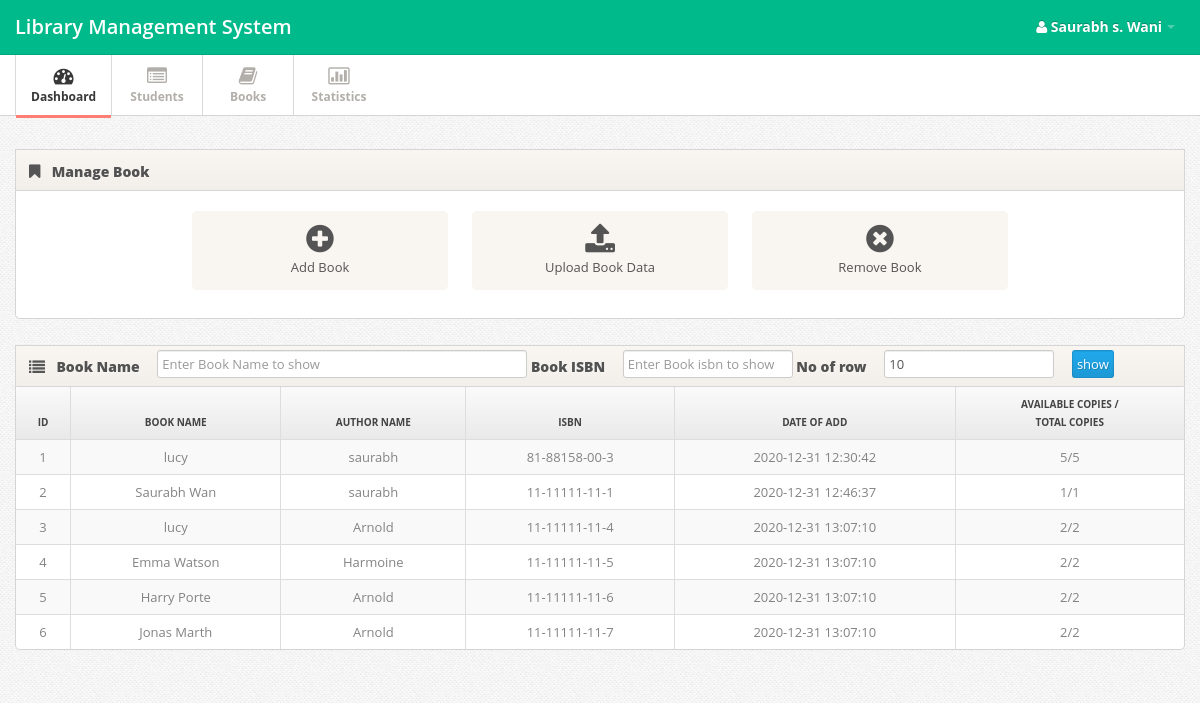
Screenshot of /book.php?page=Dashboard (signed in) with the database file from the repository.
### tables this page shows
CREATE TABLE `book` (
  `id` int(11) NOT NULL,
  `name` varchar(11) NOT NULL,
  `author` varchar(11) NOT NULL,
  `dateadd` datetime NOT NULL DEFAULT current_timestamp(),
  `addedby` varchar(1000) NOT NULL,
  `isbn` longtext NOT NULL
);

### fun.php (called while the page is built, shortened)
<?php
function select($var,$col,$condtn)
{
	$query="SELECT $var FROM $col $condtn";
	$sql=mysqli_query($GLOBALS['connection'],$query);
	return $sql;
}
?>

### book.php (the view, shortened to what this page needs)
<?php
include('header.php');
?>
<div class="span12">
  <div class="widget">
    <div class="widget-header"> <i class="icon-bookmark"></i>
      <h3>Manage Book</h3>
    </div>
    <div class="widget-content">
      <div class="shortcuts">
        <a href="#myModal" role="button" data-toggle="modal" class="shortcut"><i class="shortcut-icon icon-plus-sign"></i><span class="shortcut-label">Add Book</span> </a>
        <a href="#myModal3" role="button" data-toggle="modal" class="shortcut"><i class="shortcut-icon icon-upload-alt"></i><span class="shortcut-label">Upload Book Data</span> </a>
        <a href="#myModal2" role="button" data-toggle="modal" class="shortcut"><i class="shortcut-icon icon-remove-sign"></i> <span class="shortcut-label">Remove Book</span> </a>
      </div>
    </div>
  </div>
  <div class="widget widget-table action-table">
    <div class="widget-header"><i class='icon-list'></i>
      <h3>
        <?php
        $result=select("*","book","WHERE 1");
        $row=mysqli_num_rows($result);
        if($row!=0){ ?>
          <form  action="Book.php" method="GET" >
            Book Name
            &emsp;<input class="span4 m-wrap" type="text" name="mgn" placeholder="Enter Book Name to show">
            Book ISBN
            &emsp;<input class="span2 m-wrap" type="text" name="in" placeholder="Enter Book isbn to show">
            No of row
            &emsp;<input class="span2 m-wrap" type="number" required name="cnt" autocomplete="off" placeholder="Enter records number to show" value="10">
            &emsp;<input type="submit" class="btn-primary" value="show">
          </form>
        <?php } ?>
      </h3>
    </div>
    <div class="widget-content table-bordered">
      <table class="table table-striped">
        <thead>
          <tr>
            <th><center>ID</center></th>
            <th><center>Book Name</center></th>
            <th><center>Author Name</center></th>
            <th><center>ISBN</center></th>
            <th><center>Date Of Add</center></th>
            <th><center>Available copies /<br> total copies</center></th>
          </tr>
        </thead>
        <tbody>
          <?php
          function res(){ $cnt=25;
            $result=select("*","Book","ORDER BY id  LIMIT $cnt ");}
            if(isset($_GET['cnt']) && isset($_GET['mgn']))
            {
              $mgn = trim($_GET['mgn']);
              $cnt = $_GET['cnt'];
              $in = trim($_GET['in']);
              if($mgn == null)
              {
                if(isset($_GET['in']))
                {
                  if($in == null)
                  {
                    res();
                  }else
                  {
                    $result=select("*","Book","WHERE isbn='$in' ORDER BY id ASC LIMIT $cnt ");
                  }
                }
              }
              elseif($in != null && $mgn != null)
              {
                $result=select("*","Book","WHERE name LIKE '%$mgn%' AND isbn='$in' ORDER BY id ASC LIMIT $cnt ");
              }
              else{$result=select("*","Book","WHERE name LIKE '%$mgn%' ORDER BY id ASC LIMIT $cnt ");}
            }
            else{res();}
            while($std=mysqli_fetch_assoc($result))
            {
              $copyid=$av=0;
              $i=$std['id'];
              echo "<tr>
              <td><center> ".$i."</center></td>
              <td><center> ".$std['name']."</center></td>
              <td><center> ".$std['author']."</center></td>
              <td><center> ".$std['isbn']."</center></td>
              <td><center> ".$std['dateadd']."</center></td> ";
              $resultt=select("*","Bookcopy","WHERE bookid = '$i'");
              while($stdd=mysqli_fetch_assoc($resultt))
              {
                if ($stdd['status']==1)
                {
                  $av=$av+1;
                }
                $copyid=$copyid+1;
              }
              echo "<td><center> ".$av."/".$copyid."</center></td></tr>";
            }
            ?>
          </tbody>
        </table>
      </div>
    </div>
  </div>
  <?php
  include('footer.php');
  ?>

### css/style.css (style rules this page uses)
body { background: #f9f6f1; font: 13px/1.7em 'Open Sans'; }
input, button, select, textarea { font-family: 'Open Sans'; }
.table td { vertical-align: middle; }
.table-bordered th { background: #E9E9E9; background:-moz-linear-gradient(top, #FAFAFA 0%, #E9E9E9 100%); background:-webkit-gradient(linear, left top, left bottom, color-stop(0%,#FAFAFA), color-stop(100%,#E9E9E9)); background:-webkit-linear-gradient(top, #FAFAFA 0%,#E9E9E9 100%); background:-o-linear-gradient(top, #FAFAFA 0%,#E9E9E9 100%); background:-ms-linear-gradient(top, #FAFAFA 0%,#E9E9E9 100%); background:linear-gradient(top, #FAFAFA 0%,#E9E9E9 100%); filter: progid:DXImageTransform.Microsoft.gradient(startColorstr='#FAFAFA', endColorstr='#E9E9E9'); -ms-filter: "progid:DXImageTransform.Microsoft.gradient(startColorstr='#FAFAFA', endColorstr='#E9E9E9')"; font-size: 10px; color: #444; text-transform: uppercase; }
.widget { position: relative; clear: both; width: auto; margin-bottom: 2em; overflow: hidden; }
.widget-header { position: relative; height: 40px; line-height: 40px; background: #f9f6f1; background:-moz-linear-gradient(top, #f9f6f1 0%, #f2efea 100%); background:-webkit-gradient(linear, left top, left bottom, color-stop(0%,#f9f6f1), color-stop(100%,#f2efea)); background:-webkit-linear-gradient(top, #f9f6f1 0%,#f2efea 100%); background:-o-linear-gradient(top, #f9f6f1 0%,#f2efea 100%); background:-ms-linear-gradient(top, #f9f6f1 0%,#f2efea 100%); background:linear-gradient(top, #f9f6f1 0%,#f2efea 100%); filter: progid:DXImageTransform.Microsoft.gradient(startColorstr='#f9f6f1', endColorstr='#f2efea'); -ms-filter: "progid:DXImageTransform.Microsoft.gradient(startColorstr='#f9f6f1', endColorstr='#f2efea')"; border: 1px solid #d6d6d6; -webkit-background-clip: padding-box; }
.widget-header h3 { position: relative; top: 2px; left: 10px; display: inline-block; margin-right: 3em; font-size: 14px; font-weight: 800; color: #525252; line-height: 18px; text-shadow: 1px 1px 2px rgba(255,255,255,.5); }
.widget-header [class^="icon-"], .widget-header [class*=" icon-"] { display: inline-block; margin-left: 13px; margin-right: -2px; font-size: 16px; color: #555; vertical-align: middle; }
.widget-content { padding: 20px 15px 15px; background: #FFF; border: 1px solid #D5D5D5; -moz-border-radius: 5px; -webkit-border-radius: 5px; border-radius: 5px; }
.widget-header+.widget-content { border-top: none; -webkit-border-top-left-radius: 0; -webkit-border-top-right-radius: 0; -moz-border-radius-topleft: 0; -moz-border-radius-topright: 0; border-top-left-radius: 0; border-top-right-radius: 0; }
.widget-content:before, .widget-content:after { content:""; display:table; }
.widget-content:after { clear:both; }
.widget-content { zoom:1; }
.widget-table .widget-content { padding: 0; }
.widget-table .table { margin-bottom: 0; border: none; }
.widget-table .table tr td:first-child { border-left: none; }
.widget-table .table tr th:first-child { border-left: none; }

### css/pages/dashboard.css (style rules this page uses)
.shortcuts { text-align: center; }
.shortcuts .shortcut { width: 22.50%; display: inline-block; padding: 12px 0; margin: 0 .9% 1em; vertical-align: top; text-decoration: none; background: #f9f6f1; border-radius: 5px; }
.shortcuts .shortcut .shortcut-icon { margin-top: .25em; margin-bottom: .25em; font-size: 32px; color: #545454; }
.shortcuts .shortcut-label { display: block; font-weight: 400; color: #545454; }

### css/pages/signin.css (style rules this page uses)
body { background: url(../../images/body-bg.png); color:#838383; font: 13px/1.7em 'Open Sans'; }

### rows the page displays
book: id "1", name "lucy", author "saurabh", isbn "81-88158-00-3", dateadd "2020-12-31 12:30:42", av "5", copyid "5"
book: id "2", name "Saurabh Wan", author "saurabh", isbn "11-11111-11-1", dateadd "2020-12-31 12:46:37", av "1", copyid "1"
book: id "3", name "lucy", author "Arnold", isbn "11-11111-11-4", dateadd "2020-12-31 13:07:10", av "2", copyid "2"
book: id "4", name "Emma Watson", author "Harmoine", isbn "11-11111-11-5", dateadd "2020-12-31 13:07:10", av "2", copyid "2"
book: id "5", name "Harry Porte", author "Arnold", isbn "11-11111-11-6", dateadd "2020-12-31 13:07:10", av "2", copyid "2"
book: id "6", name "Jonas Marth", author "Arnold", isbn "11-11111-11-7", dateadd "2020-12-31 13:07:10", av "2", copyid "2"

### other values shown
$_SESSION['sn'] "Saurabh s. Wani"
